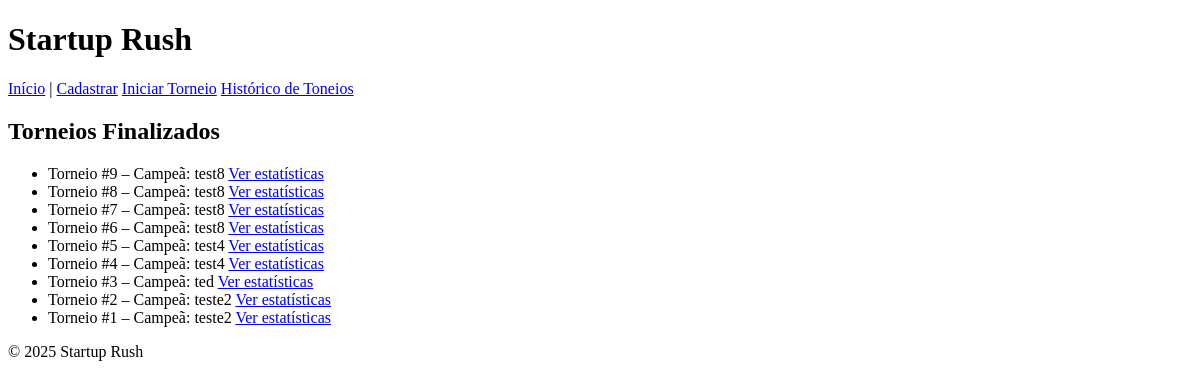
Page /torneio/historico/ on the earlier database version.
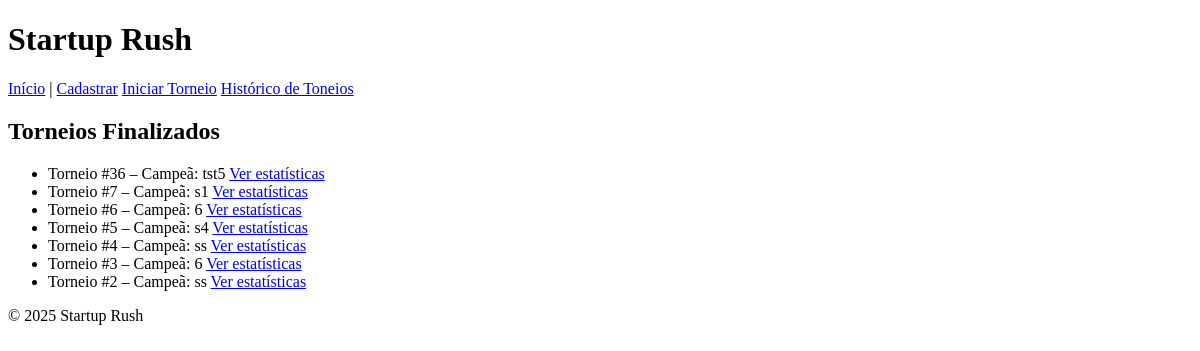
Same page on the later database version.
### torneio/models.py (models this page shows)
class Torneio(models.Model):
    numero = models.PositiveIntegerField(unique=True)
    data_final = models.DateTimeField(auto_now_add=True)
    campea = models.ForeignKey('Startup', on_delete=models.CASCADE)
    statsJaSalvos = models.BooleanField(default=False)

class Startup(models.Model):
    nome      = models.CharField(max_length=50)
    slogan    = models.CharField(max_length=250)
    anoFundacao  = models.PositiveIntegerField()
    pontos    = models.IntegerField(default=70)

### torneio/views.py (the view)
# urls.py: path('historico/', views.historico_torneios, name='historico_torneios'),
def historico_torneios(request):
    torneios = Torneio.objects.order_by('-numero')   # sempre mostrado
    numero = request.GET.get('numero')               # opcional
    torneio = None
    estatisticas = None
    torneio = Torneio.objects.filter(numero=numero).first()  # devolve objeto ou None
    if numero:                                       # usuário escolheu algo?
        torneio = Torneio.objects.filter(numero=numero).first()
        if torneio is None:                          # número inválido
            return HttpResponse("Torneio não encontrado", status=404)
        estatisticas = torneio.estatisticas.order_by('-pontos')
    return render(request, 'torneio/historico.html', {
        'torneios'    : torneios,
        'torneio'     : torneio,       # None ou objeto
        'stats': estatisticas,  # None ou ranking
    })

### torneio/templates/torneio/historico.html (shortened to what this page needs)
{% extends "torneio/base.html" %}
{% block content %}
  <h2>Torneios Finalizados</h2>
  <ul>
    {% for t in torneios %}
      <li>
        Torneio #{{ t.numero }} – Campeã: {{ t.campea.nome }}
        <a href="?numero={{ t.numero }}">Ver estatísticas</a>
      </li>
    {% endfor %}
  </ul>
{% endblock %}

Differences in the rows shown:
removed Torneio: numero "9", campea.nome "test8"
removed Torneio: numero "8", campea.nome "test8"
removed Torneio: numero "7", campea.nome "test8"
removed Torneio: numero "6", campea.nome "test8"
removed Torneio: numero "5", campea.nome "test4"
removed Torneio: numero "4", campea.nome "test4"
removed Torneio: numero "3", campea.nome "ted"
removed Torneio: numero "2", campea.nome "teste2"
removed Torneio: numero "1", campea.nome "teste2"
added Torneio: numero "36", campea.nome "tst5"
added Torneio: numero "7", campea.nome "s1"
added Torneio: numero "6", campea.nome "6"
added Torneio: numero "5", campea.nome "s4"
added Torneio: numero "4", campea.nome "ss"
added Torneio: numero "3", campea.nome "6"
added Torneio: numero "2", campea.nome "ss"
